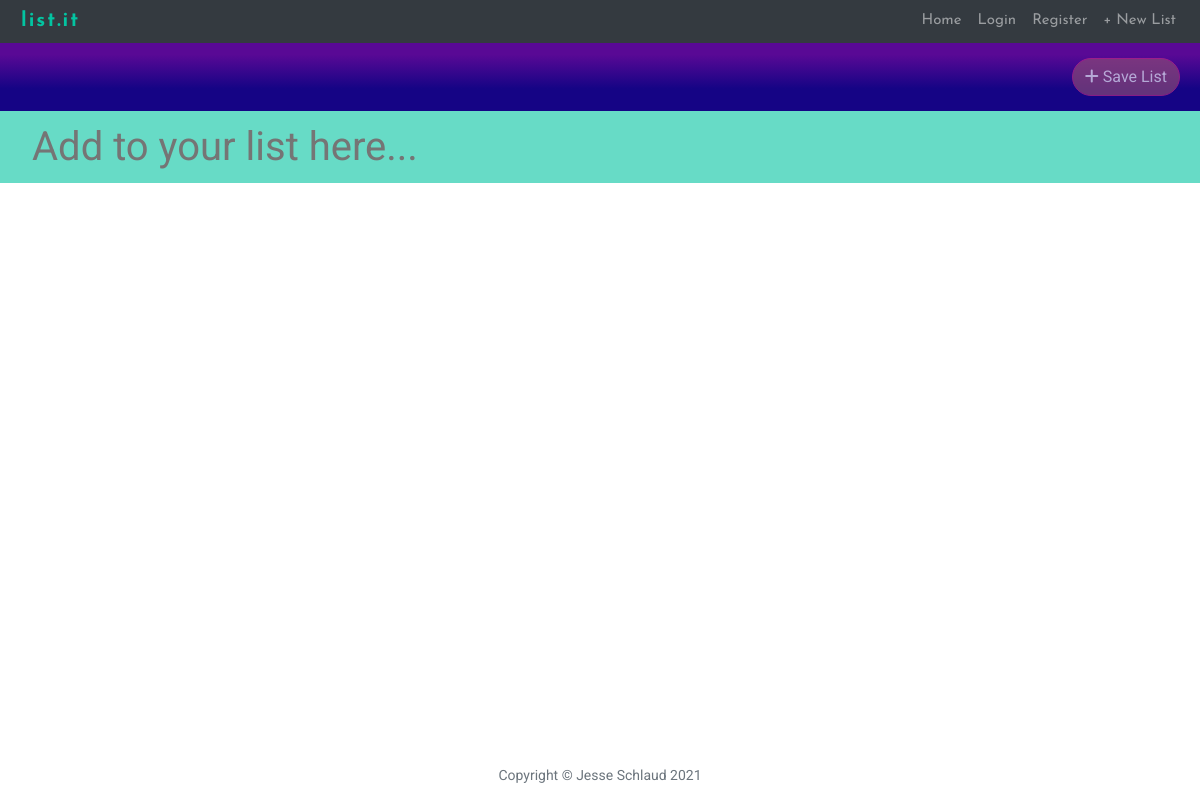
Before: /JXGEpUMr6b with the older database file.
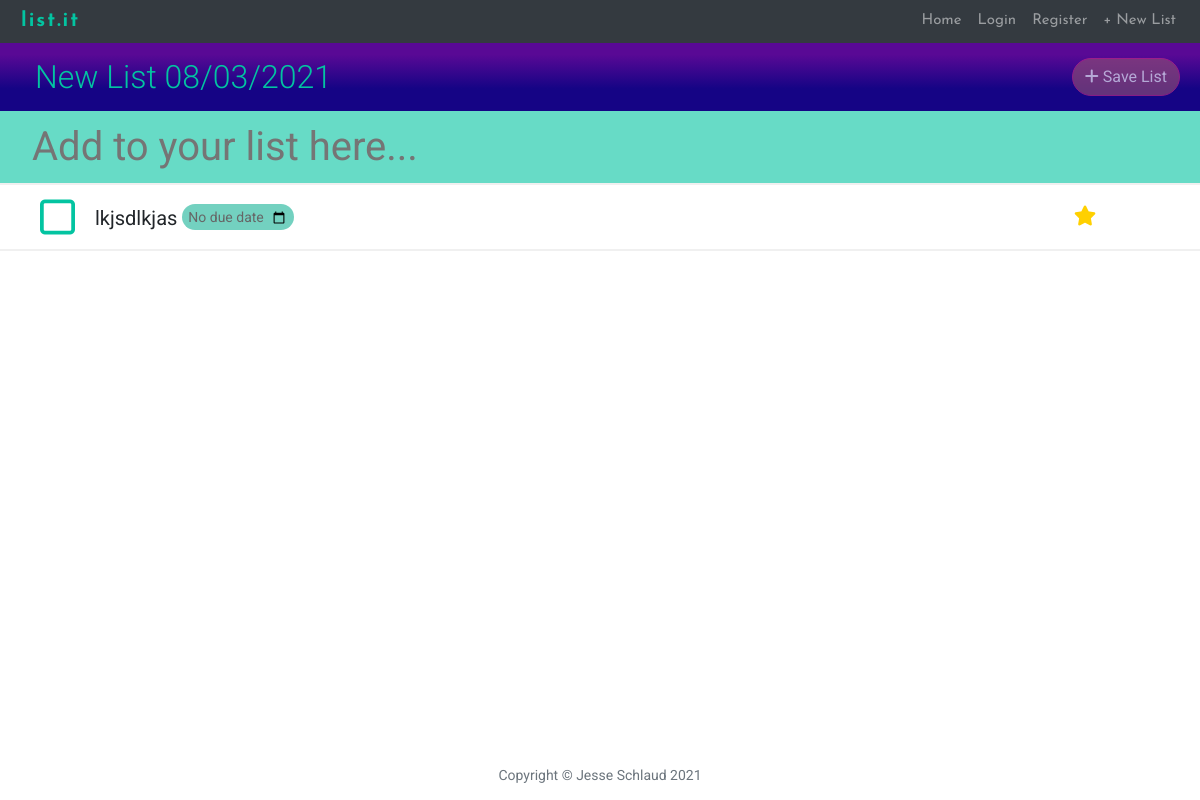
After: the same page with the newer database file.
### main.py (models this page shows)
class List(db.Model):
    __tablename__ = "lists"
    id = db.Column(db.Integer, primary_key=True)
    url_key = db.Column(db.String(250), nullable=False, unique=True)
    name = db.Column(db.String(250), nullable=False)
    items = relationship("ListItem", back_populates="parent_list")
    user = relationship("User", back_populates="lists")
    user_id = db.Column(db.Integer, db.ForeignKey("users.id"))

class ListItem(db.Model):
    __tablename__ = "items"
    id = db.Column(db.Integer, primary_key=True)
    name = db.Column(db.String(250), nullable=False)
    due_date = db.Column(db.String(250), nullable=True)
    complete = db.Column(db.Boolean)
    star = db.Column(db.Boolean)
    parent_list = relationship("List", back_populates="items")
    list_id = db.Column(db.Integer, db.ForeignKey("lists.id"))

### main.py (the view)
@app.route("/<url_key>", methods=["GET", "POST"])
def home(url_key):
    list = List.query.filter_by(url_key=url_key).first()
    return render_template("newindex.html", list=list, url_key=url_key)

### main.py (called while the page is built)
@app.context_processor
def inject_now():
    return {'current_year': datetime.date.today().strftime("%Y"),
            'current_date': datetime.date.today().strftime("%Y-%m-%d")}

### templates/newindex.html (shortened to what this page needs)
{% include 'header.html' %}
<div id="listDisplay">
    <div class="item-align">
        <div id="listName" class="item-align">
            <form action="{{ url_for('new_name', url_key=list.url_key) }}" method="post">
                <h2 data-editable class="lnameh2">{{list.name}}</h2>
            </form>
        </div>
        <div align="right">
            {% if list.user_id %}
            {% elif not current_user.is_authenticated: %}
            <span class="d-inline-block" data-toggle="popover" data-trigger="hover"
                  data-content="Please login or register to save.">
                <a class="btn btn-primary disabled list-save" href="{{ url_for('save_list', url_key=list.url_key) }}">
                    <i class="fas fa-plus"></i> Save List
                </a>
            </span>
            {% endif %}
        </div>
    </div>
</div>
<div id="newItem">
    <form name="itemform" action="{{ url_for('new_item', url_key=list.url_key) }}" method="post">
        <input class="no_border" placeholder="Add to your list here..." name="item" maxlength="40">
    </form>
</div>
<ul class="list-group" id="listItems">
    {% for item in list.items: %}
    {% if item.star and not item.complete: %}
    <form action="{{ url_for('new_date', id=item.id, url_key=list.url_key) }}" class="date-form" method="post"
          autocomplete="off">
        <li class="list-group-item">
            <div class="item-align">
                <div>
                    <a href="{{ url_for('complete', url_key=list.url_key, id=item.id)}}">
                            <span class="change-check">
                            <i class="far fa-square check"></i>
                            </span>
                    </a>
                    <span class="name-date">
                        <p class="item-name">{{ item.name }}</p>
                        {% if not item.due_date %}
                            <div class="date-border">
                                <p>No due date</p>
                            </div>
                                {% else: %}
                            <div class="date-border">
                                <p>{{ item.due_date }}</p>
                                <input class="no_border" id="dueDate{{ item.id }}" name="due_date"
                                       placeholder="No due date" type="date" onchange="this.form.submit()"/>
                            </div>
                                {% endif %}
                        </span>
                </div>
                <div align="right" class="desktop">
                    <div class="star" data-toggle="popover" data-trigger="hover" data-content="Un-star item"
                         data-placement="bottom">
                        <a href="{{ url_for('starred', url_key=list.url_key, id=item.id) }}">
                            <i class="fas fa-star"></i>
                        </a>
                    </div>
                </div>
            </div>
        </li>
    </form>
    {% endif %}
    {% endfor %}
</ul>
</div>
{% include 'footer.html' %}

Changed rows visible on the page:
added List: name "New List 08/03/2021"
added ListItem: name "lkjsdlkjas"
